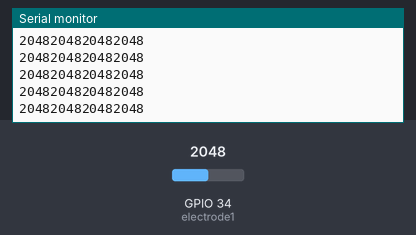
Bench run of a sketch on a simulated ESP32. Parts: the last lines printed to the serial monitor. The test bench sets the inputs (shaded band); at power-on: GPIO 34 (electrode1) = 2048. Nothing arrives over Bluetooth unless stated.

Above: at 1.2 s.
1.3 s: GPIO 34 (electrode1) set to 1031
At 1.37 s:
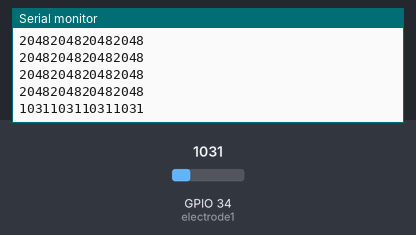
2.8 s: GPIO 34 (electrode1) set to 961
At 2.87 s:
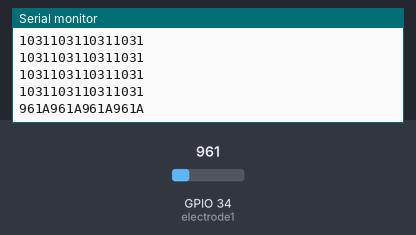
7.7 s: GPIO 34 (electrode1) set to 106
At 7.71 s:
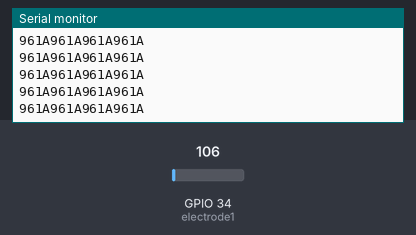
9.2 s: GPIO 34 (electrode1) set to 88
At 9.26 s:
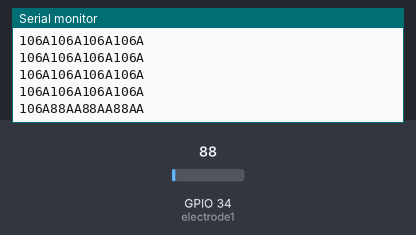

Measured:
- the behaviour switches between 1000 and 999 on GPIO 34 (electrode1) (found by bisection; images 1 and 2)
- the behaviour switches between 100 and 99 on GPIO 34 (electrode1) (found by bisection; images 3 and 4)
- after the input at 1.3 s, the serial monitor: prints a new line at once (image 1)
- after the input at 2.8 s, the serial monitor: prints a new line after 0.05 s (image 2)
- after the input at 9.2 s, the serial monitor: prints a new line at once (image 4)

The sketch:

bluetooth.ino
```cpp
#include "BluetoothSerial.h" //Header File for Serial Bluetooth, will be added by default into Arduino

BluetoothSerial ESP_BT; //Object for Bluetooth

int incoming;
int electrode1 = 34; //set ADC pin
int sample = 0;
String samples[4]; //temp data storage for sampled values prior to transmission
int j = 0;

void setup() {
  Serial.begin(9600); //Start Serial monitor in 9600
  ESP_BT.begin("ESP32_LED_Control"); //Name of your Bluetooth Signal
  //Serial.println("Bluetooth Device is Ready to Pair");

  //pinMode (LED_BUILTIN, OUTPUT);//Specify that LED pin is output
}

void loop() {

    //sampling/packing loop
  for(int i=0; i<4; i++){ //reads samples, change i if package size is altered
    sample = analogRead(electrode1);
    if (sample>999){
      samples[i] = String(sample);
      }

    else if (sample>99 && sample<1000){
      samples[i] = String(sample) + 'A';
    }

    else if (sample<100 && sample>9){
      samples[i] = String(sample) + 'A' +'A';
    }

    else
      samples[i] = String(sample) + 'A' + 'A' + 'A';

    delay(10);
  }


  ESP_BT.print(samples[0]+samples[1]+samples[2]+samples[3]);
  Serial.println(samples[0]+samples[1]+samples[2]+samples[3]);
}
```
